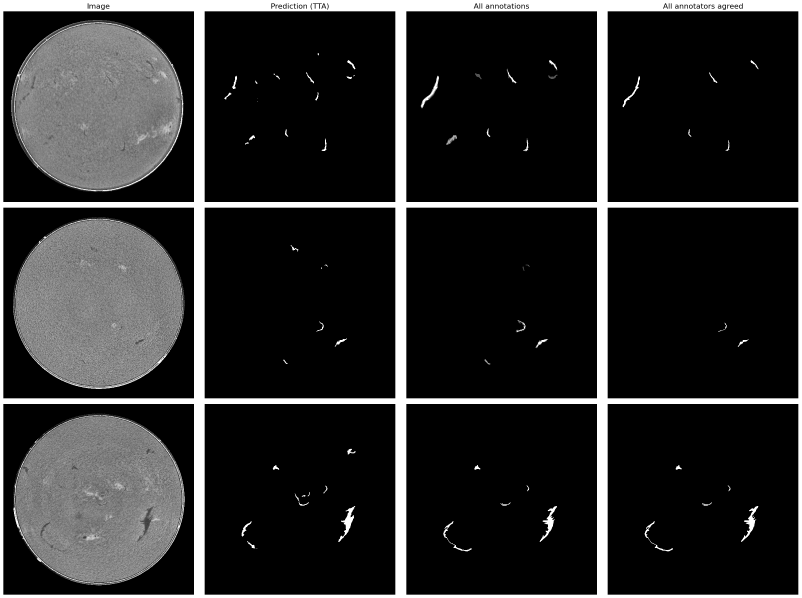
#> input picture latex/images/grid.png, 2405 x 1794 px (shown at 1/3 size)
$ python -i ssl_post_prep.py   (imports and definitions only)
#> lines starting #> are read from the running program, lines starting #| are printed output that depends on the picture; after the words box and inside, x2 and y2 are one past the last pixel; in counts of white or black regions, pixels touching at a corner belong together
#> further down, picture is the input picture: shape (1794, 2405); min 0, max 255, mean 42.5
import os
import sys
from pathlib import Path

# [1 line not run here, left out]

import cv2
import numpy as np
import multiprocessing as mp

SRC = Path("data/ssl")
DST = Path("data/ssl_post")
WORKERS = 6


def solar_disk_detection(gray):
    h, w = gray.shape
#> h = 1794; w = 2405
    small = cv2.resize((gray * 255).astype(np.uint8), (256, 256), interpolation=cv2.INTER_AREA)
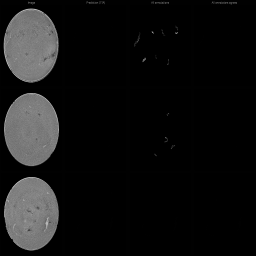
#> small: shape (256, 256); min 0, max 185, mean 18.5
    blur = cv2.GaussianBlur(small, (9, 9), 2.0)
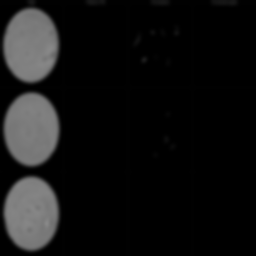
#> blur: shape (256, 256); min 0, max 136, mean 18.5
    threshval, thresh = cv2.threshold(blur, 0, 255, cv2.THRESH_BINARY + cv2.THRESH_OTSU)
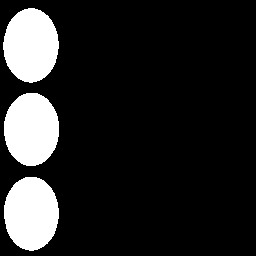
#> thresh: shape (256, 256); 14.6% white; 3 white regions
#> threshval = 59
    cnts, hier = cv2.findContours(thresh, cv2.RETR_EXTERNAL, cv2.CHAIN_APPROX_SIMPLE)
#> cnts = 3 contours; box (x1, y1, x2, y2) and area: (3, 8, 59, 83) 3136, (4, 177, 59, 251) 3098, (4, 93, 59, 166) 3090
    if not cnts:
        return w / 2.0, h / 2.0, max(w, h) / 2.0
    biggest = max(cnts, key=cv2.contourArea)
#> biggest = contour of 96 points, box (x1, y1, x2, y2) (3, 8, 59, 83), area 3136
    center, r0 = cv2.minEnclosingCircle(biggest)
#> center = (31, 44.97); r0 = 37.09
    cx = center[0] * (w / 256.0)
#> cx = 291.2
    cy = center[1] * (h / 256.0)
#> cy = 315.1
    rad = r0 * ((w / 256.0 + h / 256.0) / 2.0)
#> rad = 304.2
    return cx, cy, rad


def disk_masking(h, w, cx, cy, rad):
    ys, xs = np.ogrid[:h, :w]
    return (xs - cx) ** 2 + (ys - cy) ** 2 <= rad * rad


# [26 lines left out: functions radial_flattening, clahe, not called in this run]


def off_disk_zeroing(img, mask):
    img[~mask] = 0.0
    return img


# [50 lines left out: functions process_one, worker, main, not called in this run]


# [2 lines not run here, left out]

>>> import cv2
>>> picture = cv2.imread('../latex/images/grid.png', cv2.IMREAD_GRAYSCALE)
>>> result = solar_disk_detection(picture)
#> result = (291.2, 315.1, 304.2)
